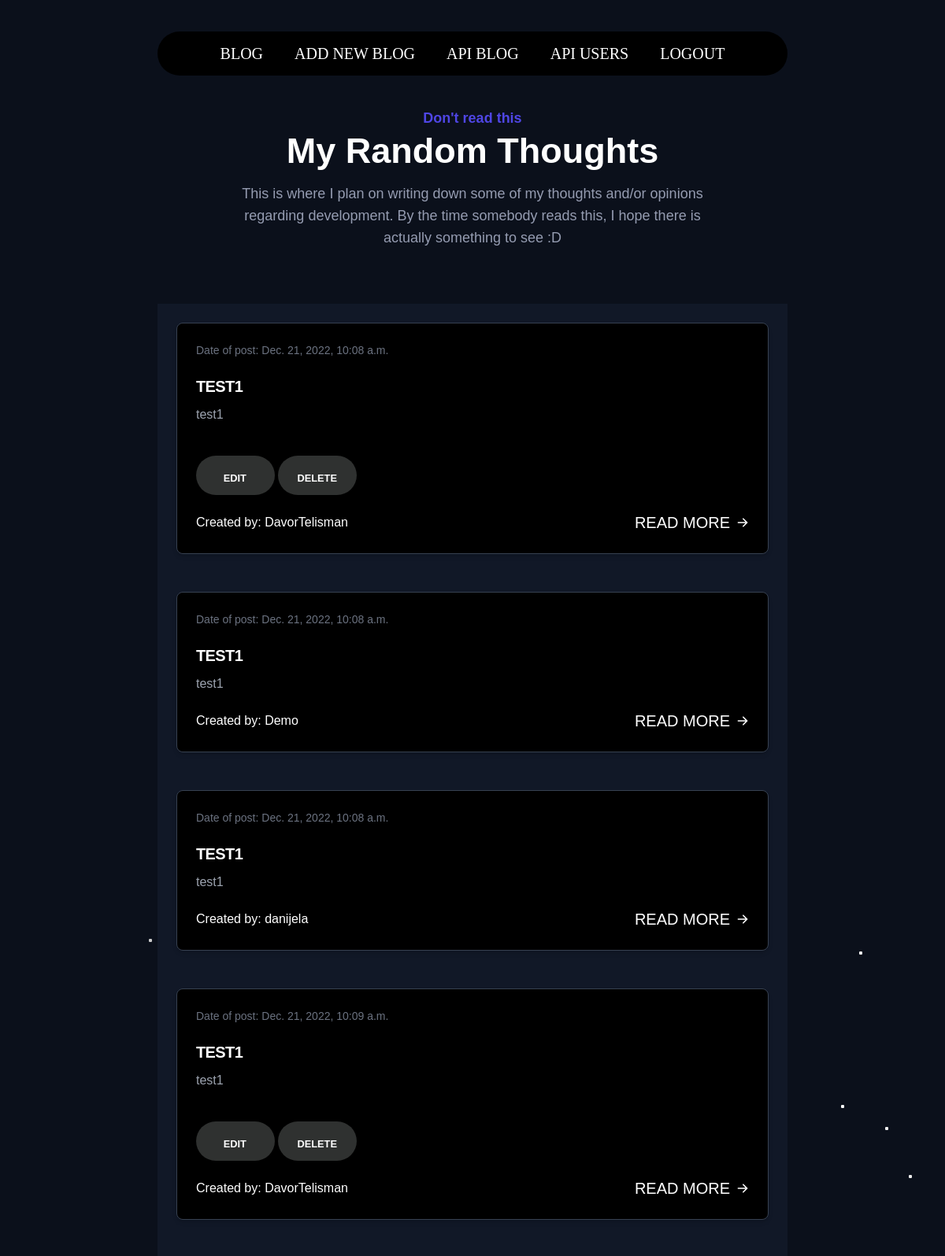
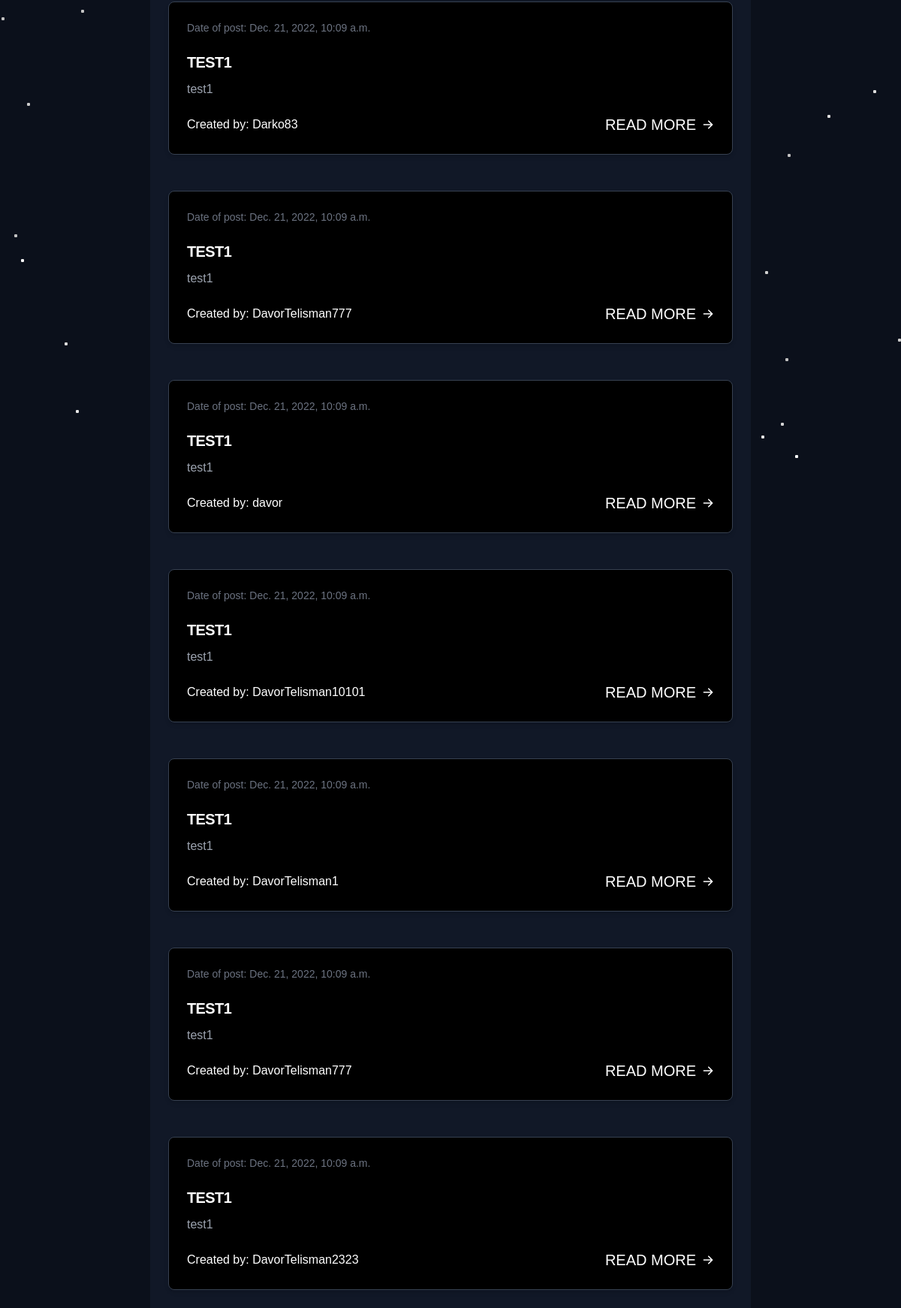
Screenshot of /blog/ (signed in) with the database file from the repository (2 pictures, top to bottom).
### api/models.py (models this page shows, shortened)
class Post(models.Model):
    created = models.DateTimeField(auto_now_add=True)
    title = models.CharField(max_length=100, blank=True, default='')
    body = models.TextField(blank=True, default='')
    owner = models.ForeignKey('auth.User', related_name='posts', on_delete=models.CASCADE)
    category = models.ForeignKey(Category, related_name='category',null=True,on_delete=models.CASCADE)
    class Meta:
        ordering = ['created']

### api/views.py (the view)
# urls.py: path('blog/', include('django.contrib.auth.urls')),
def blog(request):
    blog_post= Post.objects.all()
    context = {
        'blog_post': blog_post,
    }
    return render(request, 'blog.html', context)

### templates/blog.html (shortened to what this page needs)
{% load static %}
{% if user.is_authenticated %}
<link rel="stylesheet" type="text/css" href="{% static 'assets/css/blog.css' %}">
<link rel="stylesheet" type="text/css" href="{% static 'assets/css/navbar.css' %}">
<link rel="stylesheet" type="text/css" href="{% static 'assets/css/bggraound.css' %}">
<body class="bg-gray-900" data-new-gr-c-s-check-loaded="14.1089.0" data-gr-ext-installed="">
    <link rel="stylesheet" href="https://cdnjs.cloudflare.com/ajax/libs/font-awesome/6.2.0/css/all.min.css" />
   <div class="justify-center p-0 max-w-[800px] m-auto">
        <nav class="navbar">
            <ul>
                <li><a href="{% url 'blog' %}">Blog</a></li>
                <li><a href="{% url 'add_blog' %}" >Add new blog</a></li>
                <li><a href="{% url 'api_posts' %}" target="_blank">API Blog</a></li>
                <li><a href="{% url 'api_users' %}" target="_blank">API Users</a></li>
                <li><a href="{% url 'logout' %}">Logout</a></li>
            </ul>
        </nav>
   </div>
{% block content %}
    <section id="blog" class="pt-[40px]">
        <div class="container">
            <div class="flex flex-wrap mx-[-16px] overflow-x-hidden">
                <div class="w-full px-4">
                    <div class="max-w-[600px] mx-auto text-center mb-[70px]">
                        <span class="font-semibold text-lg text-primary block mb-2" data-projection-id="13" style="opacity: 1; transform: none;">Don't read this</span>
                        <h2 class="font-bold text-white text-3xl sm:text-4xl md:text-[45px] mb-5" data-projection-id="14" style="opacity: 1; transform: none;">My Random Thoughts</h2>
                        <p class="font-medium text-lg text-body-color" data-projection-id="15" style="opacity: 1; transform: none;">This is where I plan on writing down some of my thoughts and/or opinions regarding development. By the time somebody reads this, I hope there is actually something to see :D</p>
                    </div>
                </div>
            </div>
            <div class="justify-center p-0 max-w-[800px] m-auto">
                {% for blog in blog_post %}
                <section class="bg-gray-900" data-projection-id="16" style="opacity: 1;">
                    <div class="py-6 px-4 mx-auto lg:px-6">
                        <div class="grid gap-8 lg:grid-cols-1">
                            <article class="p-6 rounded-lg border shadow-md bg-gray-800 border-gray-700">
                                <div class="flex justify-between items-center mb-5 text-gray-500">
                                    <span class="text-sm">Date of post: {{ blog.created }}</span>
                                </div>
                                <h2 class="hover-underline-animation mb-2 text-2xl font-bold tracking-tight text-white">
                                    <a href="{% url 'blog_detail' blog.pk %}">{{ blog.title }}</a>
                                </h2>
                                        <p class="mb-5 font-light text-gray-400">{{ blog.body|safe|truncatewords:25 }}</p>
                                        {% if user.id == blog.owner.id %}
                                            <button id="neonShadow">  <a href="{% url 'update_blog' blog.pk %}"><span>Edit</span></a></button>
                                            <button id="neonShadow">  <a href="{% url 'delete_blog' blog.pk %}"><span>Delete</span></a></button>
                                        {% endif %}
                                <div class="flex justify-between items-center">
                                    <div class="flex items-center space-x-4">
                                        <span class="font-medium text-white">Created by: {{ blog.owner }}</span>
                                    </div>
                                    <a class="inline-flex-important items-center font-medium text-white hover-underline-animation" href="{% url 'blog_detail' blog.pk %}">Read more
                                        <svg class="ml-2 w-4 h-4" fill="currentColor" viewBox="0 0 20 20" xmlns="http://www.w3.org/2000/svg">
                                            <path fill-rule="evenodd" d="M10.293 3.293a1 1 0 011.414 0l6 6a1 1 0 010 1.414l-6 6a1 1 0 01-1.414-1.414L14.586 11H3a1 1 0 110-2h11.586l-4.293-4.293a1 1 0 010-1.414z" clip-rule="evenodd"></path>
                                        </svg>
                                    </a>
                                </div>
                            </article>
                        </div>
                    </div>
                </section>
                {% endfor %}
            </div>
        </div>
    </section>
{% endblock %}
    <div class="bg">
        <div class="star-field">
            <div class="layer"></div>
            <div class="layer"></div>
            <div class="layer"></div>
        </div>
    </div>
{% endif %}

### static/assets/css/navbar.css (style rules this page uses)
.navbar { height:7vh; margin-top:5%; border-radius:50px; display: flex; align-items: center; justify-content: center; font-family: verdana; background-color:black; }
ul { padding: 0; display: flex; }
li { list-style-type: none; padding: 10px 20px; }
a { text-decoration: none; text-transform: uppercase; font-size: 20px; color: white; position: relative; }
ul li a:before { content: ""; width: 0; height: 5px; background-color: #00bcd4; position: absolute; top: 120%; left: 0; transition: all 0.5s; }
ul li a:after { content: ""; width: 0; height: 5px; background-color: #f0f; position: absolute; top: 120%; right: 0; transition: all 0.5s; }

### static/assets/css/bggraound.css (style rules this page uses)
.bg { background: url(https://i.ibb.co/87GbbFP/2799006.jpg) no-repeat; background-size: cover; height: 100%; width: 100%; position: fixed; top: 0; left: 0; z-index: -3; }
.bg:before { content: ""; width: 100%; height: 100%; background: #000; position: fixed; z-index: -1; top: 0; left: 0; opacity: 0.3; }
.star-field { position: fixed; top: 0; left: 0; width: 100%; height: 100%; perspective: 600px; -webkit-perspective: 600px; z-index: -1; }
.star-field .layer { box-shadow: -411px -476px #cccccc, 777px -407px #d4d4d4, -387px -477px #fcfcfc, -91px -235px #d4d4d4, 491px -460px #f7f7f7, 892px -128px #f7f7f7, 758px -277px #ededed, 596px 378px #cccccc, 647px 423px whitesmoke, 183px 389px #c7c7c7, 524px -237px #f0f0f0, 679px -535px #e3e3e3, 158px 399px #ededed, 157px 249px #ededed, 81px -450px #ebebeb, 719px -360px #c2c2c2, -499px 473px #e8e8e8, -158px -349px #d4d4d4, 870px -134px #cfcfcf, 446px 404px #c2c2c2, 440px 490px #d4d4d4, 414px 507px #e6e6e6, -12px 246px #fcfcfc, -384px 369px #e3e3e3, 641px -413px #fcfcfc, 822px 516px #dbdbdb, 449px 132px #c2c2c2, 727px 146px #f7f7f7, -315px -488px #e6e6e6, 952px -70px #e3e3e3, -869px -29px #dbdbdb, 502px 80px #dedede, 764px 342px #e0e0e0, -150px -380px #dbdbdb, 654px -426px #e3e3e3, -325px -263px #c2c2c2, 755px -447px #c7c7c7, 729px -177px #c2c2c2, -682px -391px #e6e6e6, 554px -176px #ededed, -85px -428px #d9d9d9, 714px 55px #e8e8e8, 359px -285px #cfcfcf, -362px -508px #dedede, 468px -265px #fcfcfc, 74px -500px #c7c7c7, -514px 383px #dbdbdb, 730px -92px #cfcfcf, -112px 287px #c9c9c9, -853px 79px #d6d6d6, 828px 475px #d6d6d6, -681px 13px #fafafa, -176px 209px #f0f0f0, 758px 457px #fafafa, -383px -454px #ededed, 813px 179px #d1d1d1, 608px 98px whitesmoke, -860px -65px #c4c4c4, -572px 272px #f7f7f7, 459px 533px #fcfcfc, 624px -481px #e6e6e6, 790px 477px #dedede, 731px -403px #ededed, 70px -534px #cccccc, -23px 510px #cfcfcf, -652px -237px whitesmoke, -690px 367px #d1d1d1, 810px 536px #d1d1d1, 774px 293px #c9c9c9, -362px 97px #c2c2c2, 563px 47px #dedede, 313px 475px #e0e0e0, 839px -491px #e3e3e3, -217px 377px #d4d4d4, -581px 239px #c2c2c2, -857px 72px #cccccc, -23px 340px #dedede, -837px 246px white, 170px -502px #cfcfcf, 822px -443px #e0e0e0, 795px 497px #e0e0e0, -814px -337px #cfcfcf, 206px -339px #f2f2f2, -779px 108px #e6e6e6, 808px 2px #d4d4d4, 665px 41px #d4d4d4, -564px 64px #cccccc, -380px 74px #cfcfcf, -369px -60px #f7f7f7, 47px -495px #e3e3e3, -383px 368px #f7f7f7, 419px 288px #d1d1d1, -598px -50px #c2c2c2, -833px 187px #c4c4c4, 378px 325px whitesmoke, -703px 375px #d6d6d6, 392px 520px #d9d9d9, -492px -60px #c4c4c4, 759px 288px #ebebeb, 98px -412px #c4c4c4, -911px -277px #c9c9c9; transform-style: preserve-3d; position: absolute; top: 50%; left: 50%; height: 4px; width: 4px; border-radius: 2px; }
.star-field .layer:nth-child(1) { animation: sf-fly-by-1 5s linear infinite; }
.star-field .layer:nth-child(2) { animation: sf-fly-by-2 5s linear infinite; }
.star-field .layer:nth-child(3) { animation: sf-fly-by-3 5s linear infinite; }

### rows the page displays
Post: created "Dec. 21, 2022, 10:08 a.m.", title "TEST1", body "test1", shows "EDIT", owner "DavorTelisman"
Post: created "Dec. 21, 2022, 10:08 a.m.", title "TEST1", body "test1", owner "Demo"
Post: created "Dec. 21, 2022, 10:08 a.m.", title "TEST1", body "test1", owner "danijela"
Post: created "Dec. 21, 2022, 10:09 a.m.", title "TEST1", body "test1", shows "EDIT", owner "DavorTelisman"
Post: created "Dec. 21, 2022, 10:09 a.m.", title "TEST1", body "test1", owner "Darko83"
Post: created "Dec. 21, 2022, 10:09 a.m.", title "TEST1", body "test1", owner "DavorTelisman777"
Post: created "Dec. 21, 2022, 10:09 a.m.", title "TEST1", body "test1", owner "davor"
Post: created "Dec. 21, 2022, 10:09 a.m.", title "TEST1", body "test1", owner "DavorTelisman10101"
Post: created "Dec. 21, 2022, 10:09 a.m.", title "TEST1", body "test1", owner "DavorTelisman1"
Post: created "Dec. 21, 2022, 10:09 a.m.", title "TEST1", body "test1", owner "DavorTelisman777"
Post: created "Dec. 21, 2022, 10:09 a.m.", title "TEST1", body "test1", owner "DavorTelisman2323"
